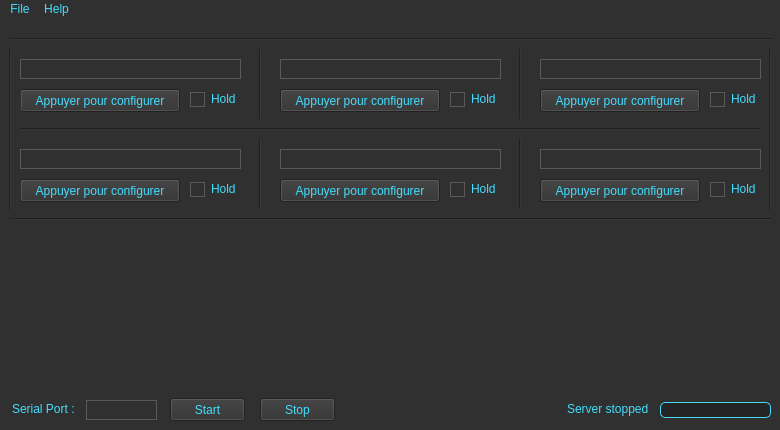
<?xml version="1.0" encoding="UTF-8"?>
<ui version="4.0">
 <class>SKS_GUI_RefactorClass</class>
 <widget class="QMainWindow" name="SKS_GUI_RefactorClass">
  <property name="enabled">
   <bool>true</bool>
  </property>
  <property name="geometry">
   <rect>
    <x>0</x>
    <y>0</y>
    <width>780</width>
    <height>430</height>
   </rect>
  </property>
  <property name="minimumSize">
   <size>
    <width>780</width>
    <height>430</height>
   </size>
  </property>
  <property name="maximumSize">
   <size>
    <width>780</width>
    <height>430</height>
   </size>
  </property>
  <property name="windowTitle">
   <string>Serial Keyboard Server</string>
  </property>
  <property name="styleSheet">
   <string notr="true">*{
	background-color: #303030;
	color: rgb(66, 221, 255);
	font: 8pt &quot;Consolas&quot;;
}

QCheckBox, QRadioButton {
	border: none;
}

QRadioButton::indicator, QCheckBox::indicator {
	width: 13px;
	height: 13px;
}

QRadioButton::indicator::unchecked, QCheckBox::indicator::unchecked {
	border: 1px solid #5A5A5A;
	background: none;
}

QRadioButton::indicator:unchecked:hover, QCheckBox::indicator:unchecked:hover {
	border: 1px solid rgb(66, 221, 255);
}

QRadioButton::indicator::checked, QCheckBox::indicator::checked {
	border: 1px solid #5A5A5A;
	background: rgb(16, 171, 205);
}

QRadioButton::indicator:checked:hover, QCheckBox::indicator:checked:hover {
	border: 1px solid rgb(66, 221, 255);
	background: rgb(46, 201, 235);
}

QProgressBar {
	 border: 1px solid rgb(66, 221, 255);
     border-radius: 5px;
     background-color:  #252525;
}

QProgressBar::chunk {
	background-color: rgb(66, 221, 255);
 	width: 15px;
    margin: 0.5px;
}


QMenu::item::selected,QMenuBar::item:selected{
	background-color: #404040;
}

QMenu::item::selected,QMenuBar::item:pressed{
	background-color: #505050;
}

QLineEdit{
border: 1px solid #5A5A5A;
}</string>
  </property>
  <widget class="QWidget" name="centralWidget">
   <property name="styleSheet">
    <string notr="true"/>
   </property>
   <widget class="Line" name="line">
    <property name="geometry">
     <rect>
      <x>10</x>
      <y>190</y>
      <width>761</width>
      <height>20</height>
     </rect>
    </property>
    <property name="orientation">
     <enum>Qt::Horizontal</enum>
    </property>
   </widget>
   <widget class="QLabel" name="labelPort">
    <property name="geometry">
     <rect>
      <x>12</x>
      <y>382</y>
      <width>71</width>
      <height>16</height>
     </rect>
    </property>
    <property name="text">
     <string>Serial Port :</string>
    </property>
   </widget>
   <widget class="QLineEdit" name="InputPort">
    <property name="geometry">
     <rect>
      <x>86</x>
      <y>381</y>
      <width>71</width>
      <height>20</height>
     </rect>
    </property>
    <property name="styleSheet">
     <string notr="true"/>
    </property>
   </widget>
   <widget class="QPushButton" name="ButtonStart">
    <property name="geometry">
     <rect>
      <x>170</x>
      <y>379</y>
      <width>75</width>
      <height>23</height>
     </rect>
    </property>
    <property name="text">
     <string>Start</string>
    </property>
   </widget>
   <widget class="QPushButton" name="ButtonStop">
    <property name="geometry">
     <rect>
      <x>260</x>
      <y>379</y>
      <width>75</width>
      <height>23</height>
     </rect>
    </property>
    <property name="text">
     <string>Stop</string>
    </property>
   </widget>
   <widget class="Line" name="line_2">
    <property name="geometry">
     <rect>
      <x>10</x>
      <y>100</y>
      <width>751</width>
      <height>20</height>
     </rect>
    </property>
    <property name="orientation">
     <enum>Qt::Horizontal</enum>
    </property>
   </widget>
   <widget class="Line" name="line_3">
    <property name="geometry">
     <rect>
      <x>250</x>
      <y>20</y>
      <width>21</width>
      <height>181</height>
     </rect>
    </property>
    <property name="orientation">
     <enum>Qt::Vertical</enum>
    </property>
   </widget>
   <widget class="Line" name="line_4">
    <property name="geometry">
     <rect>
      <x>510</x>
      <y>20</y>
      <width>21</width>
      <height>181</height>
     </rect>
    </property>
    <property name="orientation">
     <enum>Qt::Vertical</enum>
    </property>
   </widget>
   <widget class="Line" name="line_5">
    <property name="geometry">
     <rect>
      <x>10</x>
      <y>10</y>
      <width>761</width>
      <height>20</height>
     </rect>
    </property>
    <property name="orientation">
     <enum>Qt::Horizontal</enum>
    </property>
   </widget>
   <widget class="Line" name="line_6">
    <property name="geometry">
     <rect>
      <x>0</x>
      <y>30</y>
      <width>21</width>
      <height>161</height>
     </rect>
    </property>
    <property name="orientation">
     <enum>Qt::Vertical</enum>
    </property>
   </widget>
   <widget class="Line" name="line_7">
    <property name="geometry">
     <rect>
      <x>760</x>
      <y>30</y>
      <width>21</width>
      <height>161</height>
     </rect>
    </property>
    <property name="orientation">
     <enum>Qt::Vertical</enum>
    </property>
   </widget>
   <widget class="QWidget" name="verticalLayoutWidget">
    <property name="geometry">
     <rect>
      <x>10</x>
      <y>210</y>
      <width>761</width>
      <height>161</height>
     </rect>
    </property>
    <layout class="QVBoxLayout" name="LayoutTerm"/>
   </widget>
   <widget class="QProgressBar" name="progressBar">
    <property name="enabled">
     <bool>true</bool>
    </property>
    <property name="geometry">
     <rect>
      <x>660</x>
      <y>383</y>
      <width>111</width>
      <height>16</height>
     </rect>
    </property>
    <property name="value">
     <number>0</number>
    </property>
    <property name="textVisible">
     <bool>false</bool>
    </property>
   </widget>
   <widget class="QLabel" name="labelStatus">
    <property name="geometry">
     <rect>
      <x>567</x>
      <y>380</y>
      <width>91</width>
      <height>20</height>
     </rect>
    </property>
    <property name="text">
     <string>Server stopped</string>
    </property>
   </widget>
   <widget class="QLineEdit" name="Name1">
    <property name="geometry">
     <rect>
      <x>20</x>
      <y>40</y>
      <width>221</width>
      <height>20</height>
     </rect>
    </property>
    <property name="alignment">
     <set>Qt::AlignCenter</set>
    </property>
   </widget>
   <widget class="QLineEdit" name="Name2">
    <property name="geometry">
     <rect>
      <x>280</x>
      <y>40</y>
      <width>221</width>
      <height>20</height>
     </rect>
    </property>
    <property name="alignment">
     <set>Qt::AlignCenter</set>
    </property>
   </widget>
   <widget class="QLineEdit" name="Name3">
    <property name="geometry">
     <rect>
      <x>540</x>
      <y>40</y>
      <width>221</width>
      <height>20</height>
     </rect>
    </property>
    <property name="alignment">
     <set>Qt::AlignCenter</set>
    </property>
   </widget>
   <widget class="QLineEdit" name="Name4">
    <property name="geometry">
     <rect>
      <x>20</x>
      <y>130</y>
      <width>221</width>
      <height>20</height>
     </rect>
    </property>
    <property name="alignment">
     <set>Qt::AlignCenter</set>
    </property>
   </widget>
   <widget class="QLineEdit" name="Name5">
    <property name="geometry">
     <rect>
      <x>280</x>
      <y>130</y>
      <width>221</width>
      <height>20</height>
     </rect>
    </property>
    <property name="alignment">
     <set>Qt::AlignCenter</set>
    </property>
   </widget>
   <widget class="QLineEdit" name="Name6">
    <property name="geometry">
     <rect>
      <x>540</x>
      <y>130</y>
      <width>221</width>
      <height>20</height>
     </rect>
    </property>
    <property name="alignment">
     <set>Qt::AlignCenter</set>
    </property>
   </widget>
   <widget class="QPushButton" name="KeyGrab5">
    <property name="geometry">
     <rect>
      <x>280</x>
      <y>160</y>
      <width>160</width>
      <height>23</height>
     </rect>
    </property>
    <property name="sizePolicy">
     <sizepolicy hsizetype="Fixed" vsizetype="Fixed">
      <horstretch>0</horstretch>
      <verstretch>0</verstretch>
     </sizepolicy>
    </property>
    <property name="minimumSize">
     <size>
      <width>160</width>
      <height>0</height>
     </size>
    </property>
    <property name="text">
     <string>Appuyer pour configurer</string>
    </property>
   </widget>
   <widget class="QCheckBox" name="Hold5">
    <property name="geometry">
     <rect>
      <x>450</x>
      <y>162</y>
      <width>45</width>
      <height>16</height>
     </rect>
    </property>
    <property name="styleSheet">
     <string notr="true"/>
    </property>
    <property name="text">
     <string>Hold</string>
    </property>
    <property name="checkable">
     <bool>true</bool>
    </property>
   </widget>
   <widget class="QPushButton" name="KeyGrab6">
    <property name="geometry">
     <rect>
      <x>540</x>
      <y>160</y>
      <width>160</width>
      <height>23</height>
     </rect>
    </property>
    <property name="sizePolicy">
     <sizepolicy hsizetype="Fixed" vsizetype="Fixed">
      <horstretch>0</horstretch>
      <verstretch>0</verstretch>
     </sizepolicy>
    </property>
    <property name="minimumSize">
     <size>
      <width>160</width>
      <height>0</height>
     </size>
    </property>
    <property name="text">
     <string>Appuyer pour configurer</string>
    </property>
   </widget>
   <widget class="QCheckBox" name="Hold6">
    <property name="geometry">
     <rect>
      <x>710</x>
      <y>162</y>
      <width>45</width>
      <height>16</height>
     </rect>
    </property>
    <property name="text">
     <string>Hold</string>
    </property>
   </widget>
   <widget class="QPushButton" name="KeyGrab3">
    <property name="geometry">
     <rect>
      <x>540</x>
      <y>70</y>
      <width>160</width>
      <height>23</height>
     </rect>
    </property>
    <property name="sizePolicy">
     <sizepolicy hsizetype="Fixed" vsizetype="Fixed">
      <horstretch>0</horstretch>
      <verstretch>0</verstretch>
     </sizepolicy>
    </property>
    <property name="minimumSize">
     <size>
      <width>160</width>
      <height>0</height>
     </size>
    </property>
    <property name="text">
     <string>Appuyer pour configurer</string>
    </property>
    <property name="checkable">
     <bool>false</bool>
    </property>
   </widget>
   <widget class="QCheckBox" name="Hold3">
    <property name="geometry">
     <rect>
      <x>710</x>
      <y>72</y>
      <width>45</width>
      <height>16</height>
     </rect>
    </property>
    <property name="text">
     <string>Hold</string>
    </property>
   </widget>
   <widget class="QCheckBox" name="Hold2">
    <property name="geometry">
     <rect>
      <x>450</x>
      <y>72</y>
      <width>45</width>
      <height>16</height>
     </rect>
    </property>
    <property name="text">
     <string>Hold</string>
    </property>
   </widget>
   <widget class="QPushButton" name="KeyGrab2">
    <property name="geometry">
     <rect>
      <x>280</x>
      <y>70</y>
      <width>160</width>
      <height>23</height>
     </rect>
    </property>
    <property name="sizePolicy">
     <sizepolicy hsizetype="Fixed" vsizetype="Fixed">
      <horstretch>0</horstretch>
      <verstretch>0</verstretch>
     </sizepolicy>
    </property>
    <property name="minimumSize">
     <size>
      <width>160</width>
      <height>0</height>
     </size>
    </property>
    <property name="text">
     <string>Appuyer pour configurer</string>
    </property>
    <property name="checkable">
     <bool>false</bool>
    </property>
   </widget>
   <widget class="QPushButton" name="KeyGrab1">
    <property name="geometry">
     <rect>
      <x>20</x>
      <y>70</y>
      <width>160</width>
      <height>23</height>
     </rect>
    </property>
    <property name="sizePolicy">
     <sizepolicy hsizetype="Fixed" vsizetype="Fixed">
      <horstretch>0</horstretch>
      <verstretch>0</verstretch>
     </sizepolicy>
    </property>
    <property name="minimumSize">
     <size>
      <width>160</width>
      <height>0</height>
     </size>
    </property>
    <property name="text">
     <string>Appuyer pour configurer</string>
    </property>
    <property name="checkable">
     <bool>false</bool>
    </property>
    <property name="checked">
     <bool>false</bool>
    </property>
   </widget>
   <widget class="QCheckBox" name="Hold1">
    <property name="enabled">
     <bool>true</bool>
    </property>
    <property name="geometry">
     <rect>
      <x>190</x>
      <y>72</y>
      <width>45</width>
      <height>16</height>
     </rect>
    </property>
    <property name="text">
     <string>Hold</string>
    </property>
    <property name="tristate">
     <bool>false</bool>
    </property>
   </widget>
   <widget class="QPushButton" name="KeyGrab4">
    <property name="geometry">
     <rect>
      <x>20</x>
      <y>160</y>
      <width>160</width>
      <height>23</height>
     </rect>
    </property>
    <property name="sizePolicy">
     <sizepolicy hsizetype="Fixed" vsizetype="Fixed">
      <horstretch>0</horstretch>
      <verstretch>0</verstretch>
     </sizepolicy>
    </property>
    <property name="minimumSize">
     <size>
      <width>160</width>
      <height>0</height>
     </size>
    </property>
    <property name="text">
     <string>Appuyer pour configurer</string>
    </property>
   </widget>
   <widget class="QCheckBox" name="Hold4">
    <property name="geometry">
     <rect>
      <x>190</x>
      <y>162</y>
      <width>45</width>
      <height>16</height>
     </rect>
    </property>
    <property name="text">
     <string>Hold</string>
    </property>
   </widget>
   <zorder>KeyGrab5</zorder>
   <zorder>Hold5</zorder>
   <zorder>KeyGrab6</zorder>
   <zorder>Hold6</zorder>
   <zorder>KeyGrab3</zorder>
   <zorder>Hold3</zorder>
   <zorder>Hold2</zorder>
   <zorder>KeyGrab2</zorder>
   <zorder>KeyGrab1</zorder>
   <zorder>Hold1</zorder>
   <zorder>KeyGrab4</zorder>
   <zorder>Hold4</zorder>
   <zorder>labelPort</zorder>
   <zorder>InputPort</zorder>
   <zorder>ButtonStart</zorder>
   <zorder>ButtonStop</zorder>
   <zorder>verticalLayoutWidget</zorder>
   <zorder>line_3</zorder>
   <zorder>line_4</zorder>
   <zorder>line_2</zorder>
   <zorder>line_5</zorder>
   <zorder>line_6</zorder>
   <zorder>line</zorder>
   <zorder>line_7</zorder>
   <zorder>progressBar</zorder>
   <zorder>labelStatus</zorder>
   <zorder>Name1</zorder>
   <zorder>Name2</zorder>
   <zorder>Name3</zorder>
   <zorder>Name4</zorder>
   <zorder>Name5</zorder>
   <zorder>Name6</zorder>
  </widget>
  <widget class="QMenuBar" name="menuBar">
   <property name="geometry">
    <rect>
     <x>0</x>
     <y>0</y>
     <width>780</width>
     <height>19</height>
    </rect>
   </property>
   <widget class="QMenu" name="menuFile">
    <property name="title">
     <string>File</string>
    </property>
    <addaction name="actionLoad_configuration"/>
    <addaction name="actionSave_configuration"/>
    <addaction name="separator"/>
    <addaction name="actionQuit"/>
   </widget>
   <widget class="QMenu" name="menuHelp">
    <property name="title">
     <string>Help</string>
    </property>
    <addaction name="actionHelp"/>
    <addaction name="actionAbout"/>
   </widget>
   <addaction name="menuFile"/>
   <addaction name="menuHelp"/>
  </widget>
  <action name="actionLoad_configuration">
   <property name="text">
    <string>Load configuration</string>
   </property>
  </action>
  <action name="actionSave_configuration">
   <property name="text">
    <string>Save configuration</string>
   </property>
  </action>
  <action name="actionHelp">
   <property name="text">
    <string>Help</string>
   </property>
  </action>
  <action name="actionAbout">
   <property name="text">
    <string>About</string>
   </property>
  </action>
  <action name="actionQuit">
   <property name="text">
    <string>Quit</string>
   </property>
  </action>
 </widget>
 <layoutdefault spacing="6" margin="11"/>
 <resources>
  <include location="SKS_GUI_Refactor.qrc"/>
 </resources>
 <connections/>
</ui>
